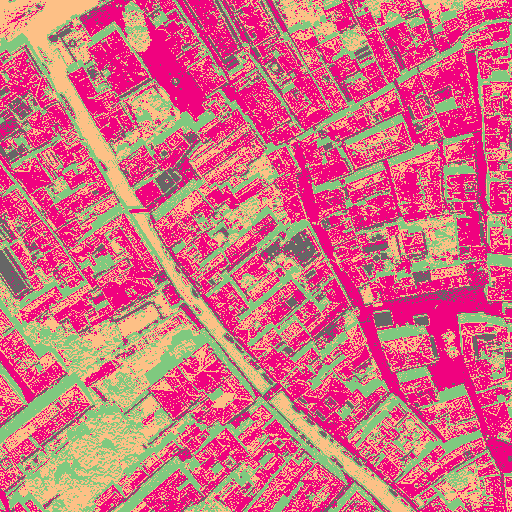
#> input picture image segmentation/mlt.png, 512 x 512 px
$ python split_targeted_color_from_maskImage.py
#> lines starting #> are read from the running program, lines starting #| are printed output that depends on the picture; after the words box and inside, x2 and y2 are one past the last pixel; in counts of white or black regions, pixels touching at a corner belong together

import cv2
import numpy as np
import matplotlib.pyplot as plt

# Load the image
image_path = "mlt.png"  # Replace with the path to your image
image = cv2.imread(image_path)
#> image is the input picture: shape (512, 512, 3); mean B, G, R 127.1, 109.3, 208.5

# Convert the image from BGR to RGB (OpenCV uses BGR by default)
image_rgb = cv2.cvtColor(image, cv2.COLOR_BGR2RGB)

# Define the target color
target_color = np.array([240, 2, 127]) # yellow-[253, 192, 134] pink -[240, 2, 127]

# Create a mask for the target color
mask = np.all(image_rgb == target_color, axis=-1)
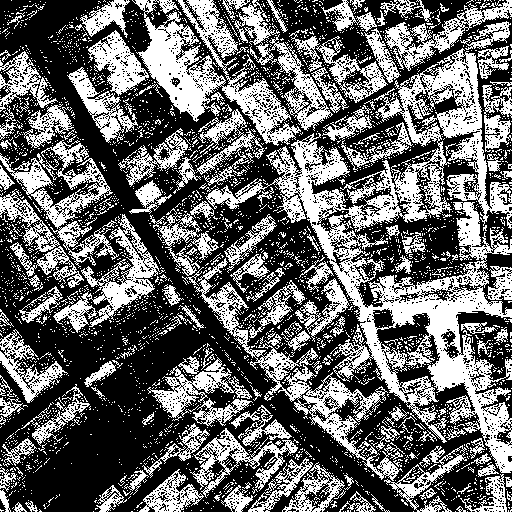
#> mask: shape (512, 512) bool; 40.9% white; 3381 white regions (3199 under 20 px), largest, box (x1, y1, x2, y2) and area: (205, 48, 512, 473) 29194, (132, 0, 301, 146) 7903, (194, 258, 405, 481) 5288

# Create an image with only the target color
color_image = np.zeros_like(image_rgb)
color_image[mask] = target_color

# Display the color image
plt.imshow(color_image)
plt.title("Target Color")
plt.axis('off')
plt.show()
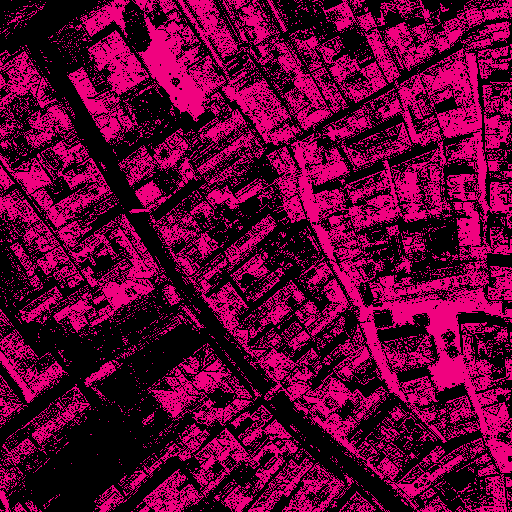
#> shown: shape (512, 512, 3); mean R, G, B 98.2, 0.8, 51.9

# Save the segmented image
plt.imsave("mask.png", color_image, cmap='Accent', format='png')
